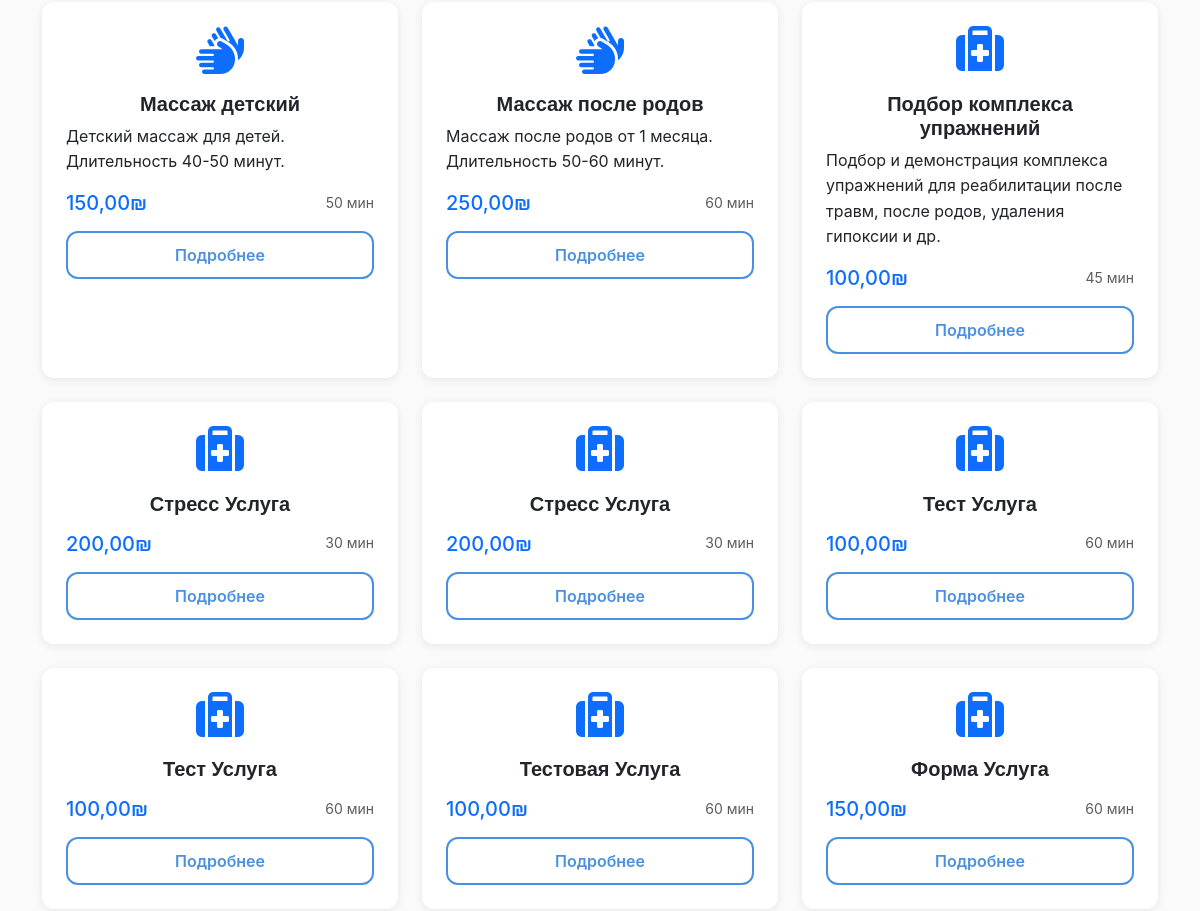
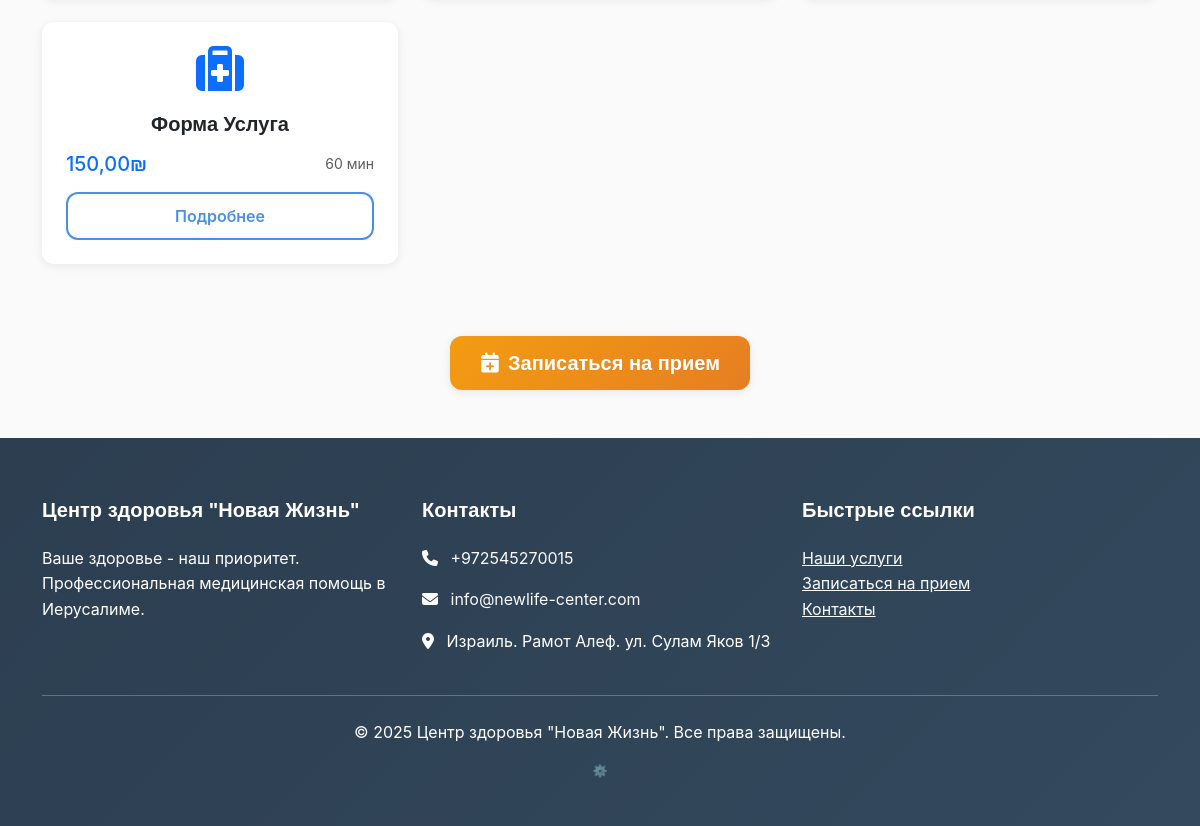
/services/ (lower part), run on an earlier commit of the app's database (2 pictures, top to bottom).
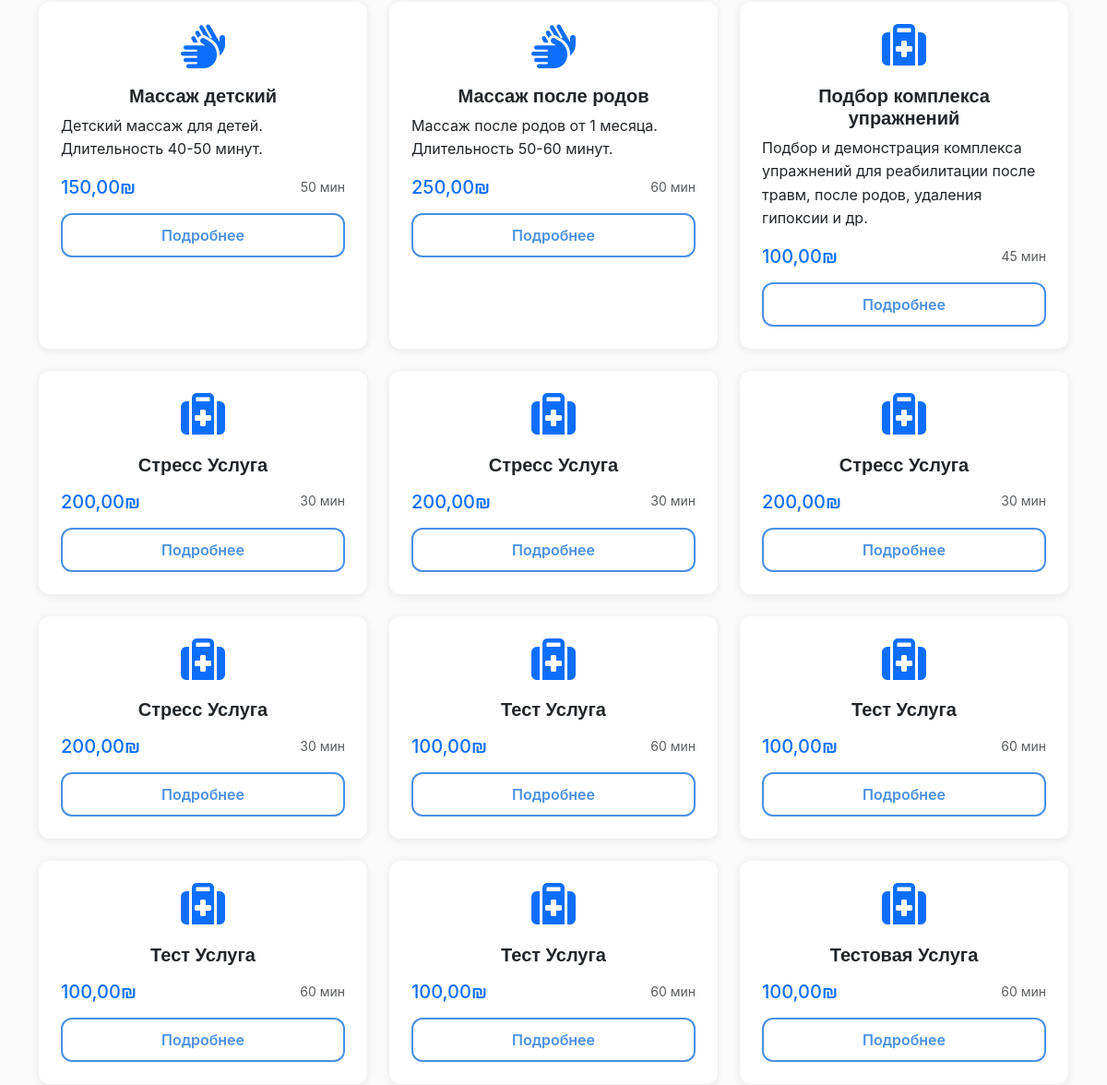
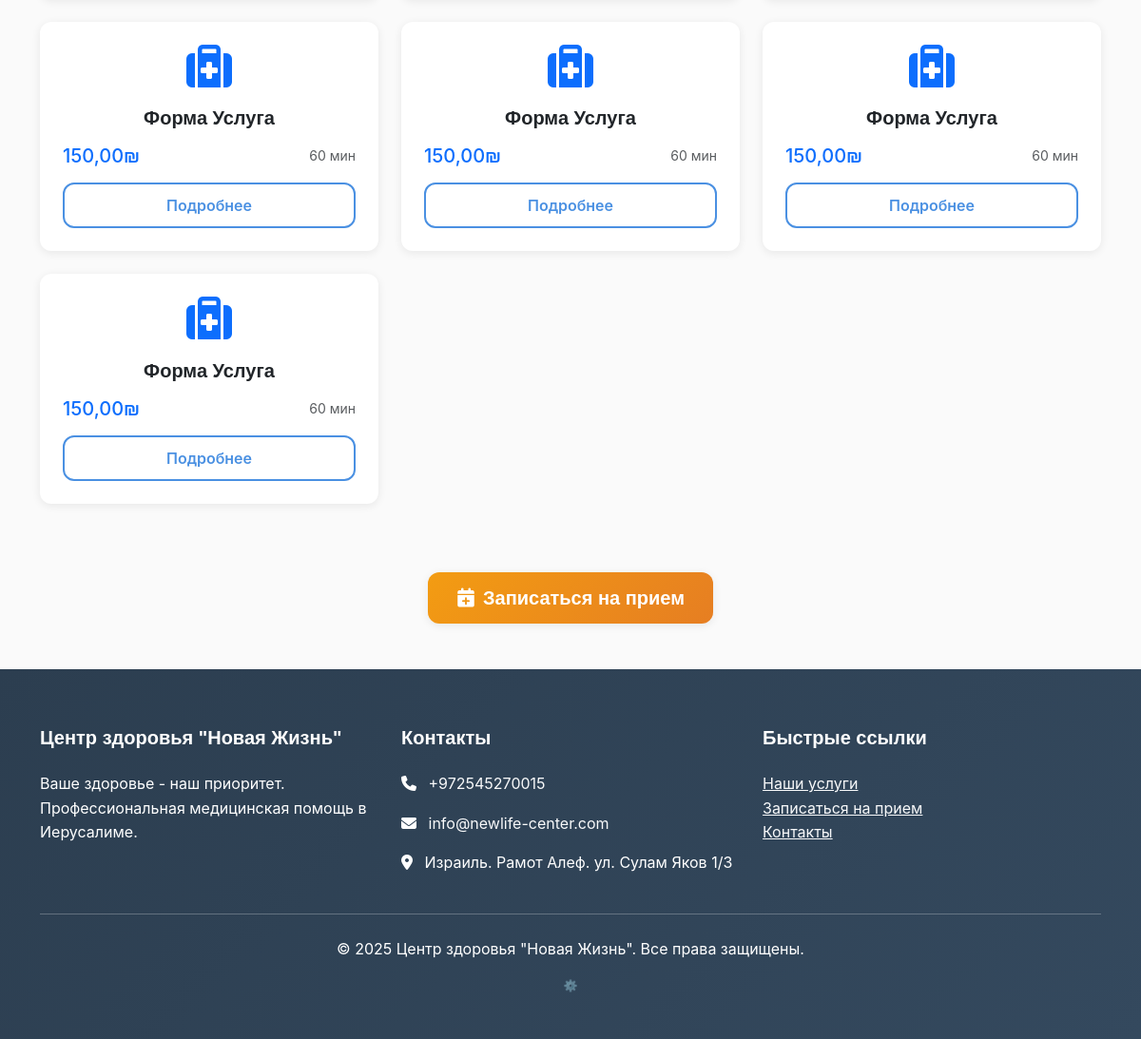
And on a later commit of the database (2 pictures, top to bottom).
### core/models.py (models this page shows, shortened)
class Service(models.Model):
    CATALOG_CHOICES = [
        ('A', 'Каталог А (Израиль)'),
        ('B', 'Каталог B (Заграница)'),
    ]
    name = models.CharField(max_length=200, verbose_name="Название услуги")
    description = models.TextField(verbose_name="Описание")
    price = models.DecimalField(max_digits=10, decimal_places=2, verbose_name="Цена")
    currency = models.CharField(max_length=3, default="₪", verbose_name="Валюта")
    duration = models.IntegerField(help_text="Длительность в минутах", verbose_name="Длительность")
    catalog = models.CharField(max_length=1, choices=CATALOG_CHOICES, default='A', verbose_name="Каталог")
    is_active = models.BooleanField(default=True, verbose_name="Активна")
    created_at = models.DateTimeField(auto_now_add=True, verbose_name="Дата создания")
    class Meta:
        verbose_name = "Услуга"
        verbose_name_plural = "Услуги"
        ordering = ['catalog', 'name']

### core/views.py (the view)
# urls.py: path('services/', views.services, name='services'),
def services(request):
    services_list = Service.objects.filter(is_active=True, catalog='A').order_by('name')
    context = {
        'services': services_list,
    }
    return render(request, 'core/services.html', context)

### templates/core/services.html (shortened to what this page needs)
{% extends 'base.html' %}
{% block content %}
<div class="container py-5">
    <div class="row">
        {% for service in services %}
        <div class="col-md-6 col-lg-4 mb-4">
            <div class="card service-card h-100">
                <div class="card-body">
                    <div class="text-center mb-3">
                        {% if 'массаж' in service.name.lower %}
                            <i class="fas fa-hands text-primary" style="font-size: 3rem;"></i>
                        {% elif 'консультация' in service.name.lower %}
                            <i class="fas fa-user-md text-primary" style="font-size: 3rem;"></i>
                        {% elif 'диагностика' in service.name.lower %}
                            <i class="fas fa-stethoscope text-primary" style="font-size: 3rem;"></i>
                        {% else %}
                            <i class="fas fa-medkit text-primary" style="font-size: 3rem;"></i>
                        {% endif %}
                    </div>
                    <h5 class="card-title text-center">{{ service.name }}</h5>
                    <p class="card-text">{{ service.description|truncatewords:20 }}</p>
                    <div class="d-flex justify-content-between align-items-center mb-3">
                        <span class="h5 text-primary mb-0">{{ service.price }}{{ service.currency }}</span>
                        <small class="text-muted">{{ service.duration }} мин</small>
                    </div>
                    <div class="d-grid">
                        <a href="{% url 'core:service_detail' service.id %}" class="btn btn-outline-primary">
                            Подробнее
                        </a>
                    </div>
                </div>
            </div>
        </div>
        {% endfor %}
    </div>
    <div class="text-center mt-5">
        <a href="{% url 'core:appointment_form' %}" class="btn btn-primary btn-lg">
            <i class="fas fa-calendar-plus me-2"></i>Записаться на прием
        </a>
    </div>
</div>
{% endblock %}

What changed in the data, as far as the page shows it:
added Service: name "Стресс Услуга", price "200,00", currency "₪", duration "30"
added Service: name "Стресс Услуга", price "200,00", currency "₪", duration "30"
added Service: name "Тест Услуга", price "100,00", currency "₪", duration "60"
added Service: name "Тест Услуга", price "100,00", currency "₪", duration "60"
added Service: name "Форма Услуга", price "150,00", currency "₪", duration "60"
added Service: name "Форма Услуга", price "150,00", currency "₪", duration "60"
